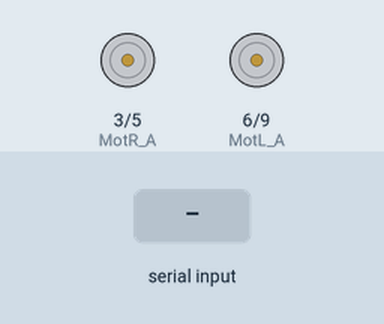
A sketch run on a simulated Arduino Uno, built with avr-gcc and run on an emulated ATmega328P. On the bench: motor-driver pin pairs drawn as motors (green arrow = first pin HIGH = forward, orange = second pin HIGH = backward, longer = more drive). The test bench sets the inputs (shaded band).

Above: at 1.2 s.
1.3 s: "L" received over Serial
At 2.0 s:
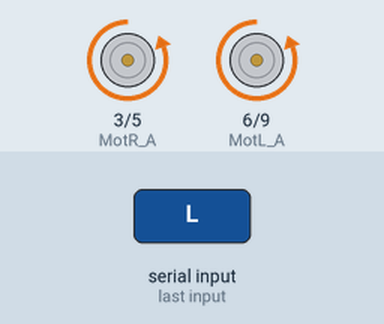
2.8 s: "R" received over Serial
At 3.2 s:
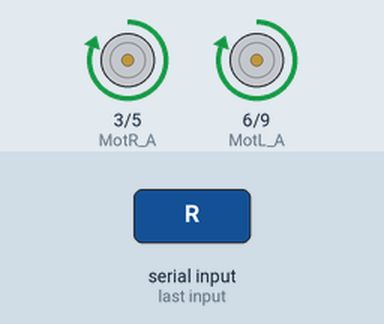
4.3 s: "F" received over Serial
At 5.5 s:
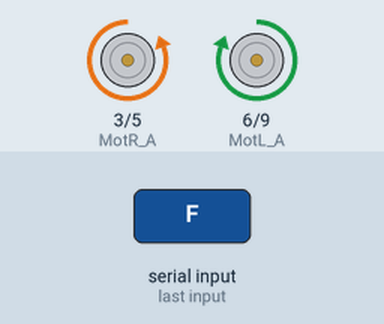
5.8 s: "B" received over Serial
At 6.7 s:
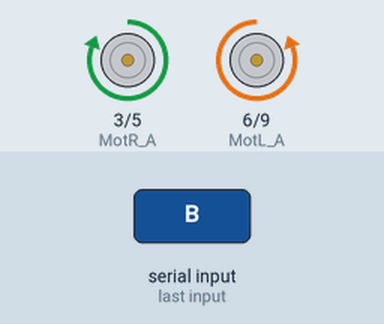
7.3 s: "G" received over Serial
At 7.8 s:
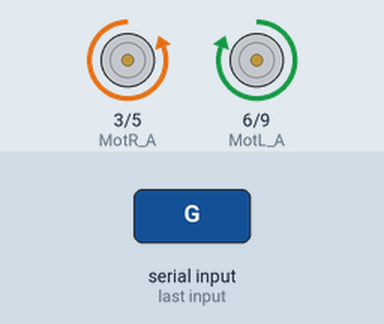
8.8 s: "S" received over Serial
At 10.1 s:
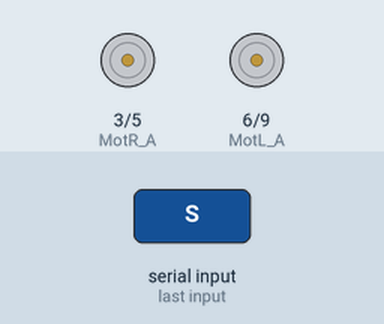
Timing chart, 0 to 11.3 s (numbered marks = the images above; inputs shaded):
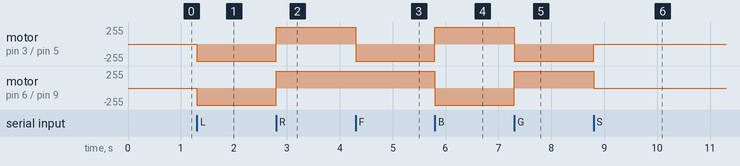

Measured:
- after the input at 1.3 s, motor on pin 3 (MotR_A) / pin 5 (MotR_B), motor on pin 6 (MotL_A) / pin 9 (MotL_B): stopped → backward 255/255 at once
- after the input at 2.8 s, motor on pin 3 (MotR_A) / pin 5 (MotR_B), motor on pin 6 (MotL_A) / pin 9 (MotL_B): backward 255/255 → forward 255/255 at once
- after the input at 4.3 s, motor on pin 3 (MotR_A) / pin 5 (MotR_B): forward 255/255 → backward 255/255 at once
- after the input at 5.8 s, motor on pin 3 (MotR_A) / pin 5 (MotR_B): backward 255/255 → forward 255/255 at once; motor on pin 6 (MotL_A) / pin 9 (MotL_B): forward 255/255 → backward 255/255 at once
- after the input at 7.3 s, motor on pin 3 (MotR_A) / pin 5 (MotR_B): forward 255/255 → backward 255/255 at once; motor on pin 6 (MotL_A) / pin 9 (MotL_B): backward 255/255 → forward 255/255 at once
- after the input at 8.8 s, motor on pin 3 (MotR_A) / pin 5 (MotR_B): backward 255/255 → stopped at once; motor on pin 6 (MotL_A) / pin 9 (MotL_B): forward 255/255 → stopped at once

The sketch:

Blutooth_controll.ino
```cpp
/*        Android Based Robot Car
Android Application Link,

https://play.google.com/store/apps/details?id=eu.jahnestacado.arduinorc&hl=en

         Interface  : HC-05 Bluetooth

*/


#define BAUDRATE 9600


const int MotR_A = 3;

const int MotR_B = 5;

const int MotL_A = 6;

const int MotL_B = 9;

byte GetValue;

void setup()

{

  Serial.begin(BAUDRATE);

  pinMode(MotR_A, OUTPUT);

  pinMode(MotR_B, OUTPUT);

  pinMode(MotL_A, OUTPUT);

  pinMode(MotL_B, OUTPUT);

}

byte ReadOneByte()           // One Byte Read Function

{

  int ByteRead;

  while(!Serial.available());

  ByteRead = Serial.read();

  return ByteRead;

}

void loop()

{

    GetValue = ReadOneByte();

    switch(GetValue)

    {

       case 'L':

           Robot_Left();

           break;

        case 'R':

           Robot_Right();

           break;

        case 'F':

           Robot_Forword();

           break;

        case 'B':

           Robot_Reverse();

           break;

        case 'G':

           Robot_Forword();

           break;

        case 'S':

           Robot_Stop();

           break;

    }

}

  void Robot_Forword()

 {

    digitalWrite(MotR_A, LOW);

    digitalWrite(MotR_B, HIGH);

    digitalWrite(MotL_B, LOW);

    digitalWrite(MotL_A, HIGH);

 }

  void Robot_Reverse()

 {

    digitalWrite(MotR_A, HIGH);

    digitalWrite(MotR_B, LOW);

    digitalWrite(MotL_B, HIGH);

    digitalWrite(MotL_A, LOW);

 }

   void Robot_Right()

 {

    digitalWrite(MotR_A, HIGH);

    digitalWrite(MotR_B, LOW);

    digitalWrite(MotL_B, LOW);

    digitalWrite(MotL_A, HIGH);

 }

    void Robot_Left()

 {

    digitalWrite(MotR_A, LOW);

    digitalWrite(MotR_B, HIGH);

    digitalWrite(MotL_B, HIGH);

    digitalWrite(MotL_A, LOW);

 }

     void Robot_Stop()

 {

    digitalWrite(MotR_A, LOW);

    digitalWrite(MotR_B, LOW);

    digitalWrite(MotL_B, LOW);

    digitalWrite(MotL_A, LOW);

 }
```
